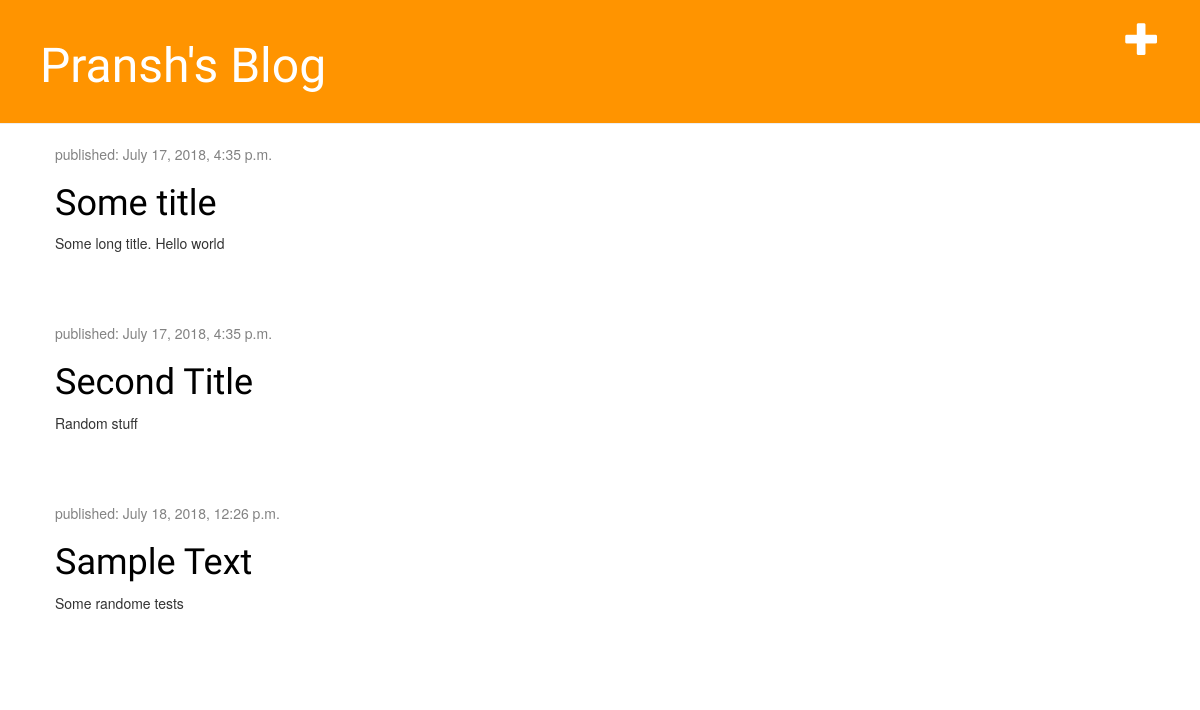
The app's page /, older data.
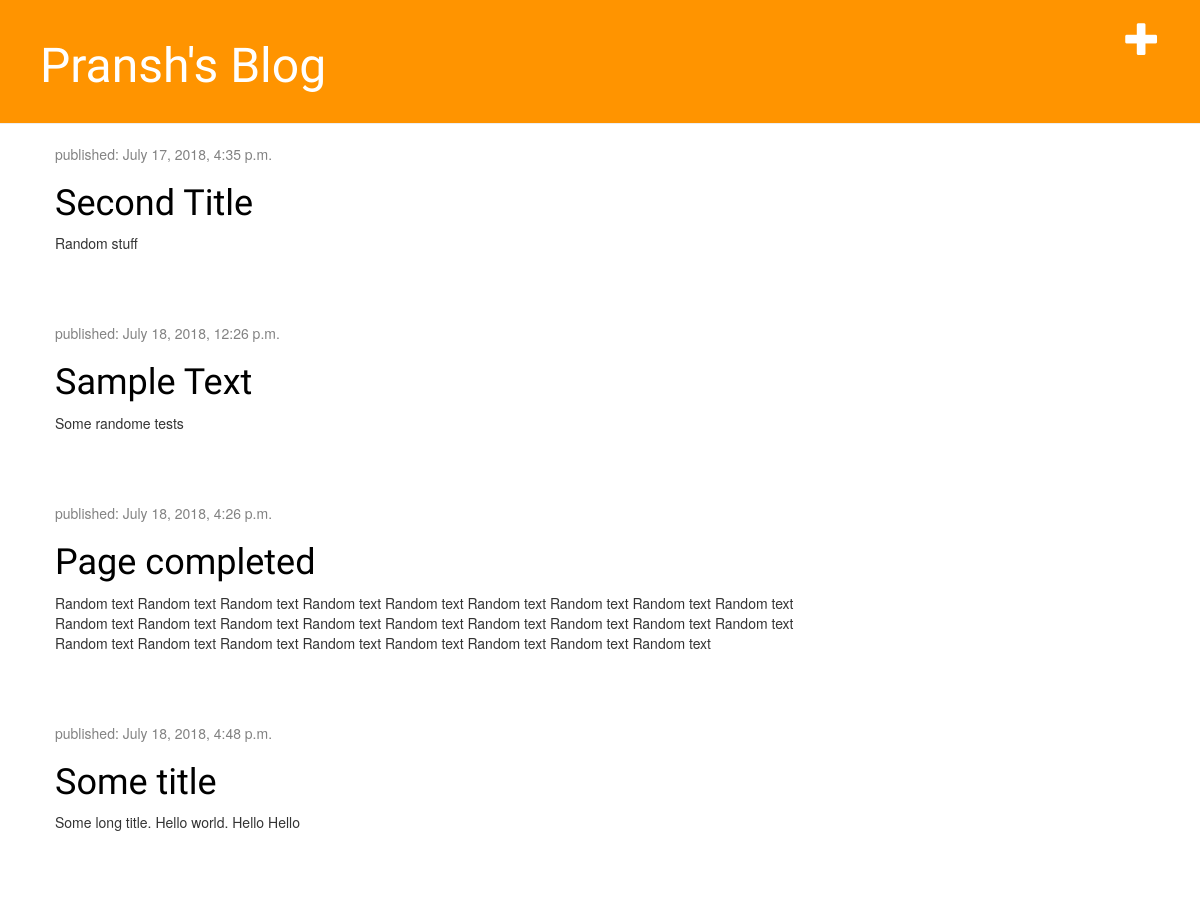
The same page, newer data.
### blog/models.py (models this page shows, shortened)
class Post(models.Model):
    author = models.ForeignKey('auth.User', on_delete=models.CASCADE)
    title = models.CharField(max_length=200)
    text = models.TextField()
    created_date = models.DateTimeField(
            default=timezone.now)
    published_date = models.DateTimeField(
            blank=True, null=True)

### blog/views.py (the view)
# urls.py: path('', views.post_list, name='post_list'),
def post_list(request):
	posts = Post.objects.filter(published_date__lte = timezone.now()).order_by('published_date')
	return render(request, 'blog/post_list.html', {'posts': posts})

### blog/templates/blog/post_list.html (shortened to what this page needs)
{%extends 'blog/base.html' %}
{% block content %}
    {% for post in posts %}
        <div class="post">
            <div class="date">
                <p>published: {{ post.published_date }}</p>
            </div>
            <h1><a href="{% url 'post_detail' pk=post.pk%}">{{ post.title }}</a></h1>
            <p>{{ post.text|linebreaksbr }}</p>
        </div>
    {% endfor %}
{% endblock %}

### blog/templates/blog/base.html (shortened to what this page needs)
{% load static %}
<html>
    <head>
        <link rel="stylesheet" href="//maxcdn.bootstrapcdn.com/bootstrap/3.2.0/css/bootstrap.min.css">
        <link rel="stylesheet" href="//maxcdn.bootstrapcdn.com/bootstrap/3.2.0/css/bootstrap-theme.min.css">
        <link rel="stylesheet" href="{% static 'css/blog.css' %}">
    </head>
    <body>
        <div class="page-header">
            <a href = "{% url 'post_new' %}" class = "top-menu"><span class = "glyphicon glyphicon-plus"></span></a>
            <h1><a href="/">Pransh's Blog</a></h1>
        </div>
        <div class="content container">
            <div class="row">
                <div class="col-md-8">
                {% block content %}
                {% endblock %}
                </div>
            </div>
        </div>
    </body>
</html>

### blog/static/css/blog.css (style rules this page uses)
.page-header { background-color: #ff9400; margin-top: 0; padding: 20px 20px 20px 40px; }
.page-header h1, .page-header h1 a, .page-header h1 a:visited, .page-header h1 a:active { color: #ffffff; font-size: 36pt; text-decoration: none; }
.content { margin-left: 40px; }
h1, h2, h3, h4 { font-family: 'Lobster', cursive; }
.date { color: #828282; }
.top-menu, .top-menu:hover, .top-menu:visited { color: #ffffff; float: right; font-size: 26pt; margin-right: 20px; }
.post { margin-bottom: 70px; }
.post h1 a, .post h1 a:visited { color: #000000; }

Row changes from the older to the newer data that the page shows:
added Post: published_date "July 18, 2018, 4:26 p.m.", title "Page completed", text "Random text Random text Random text Random text Random text Random text Random text Random text Random text Random text Random text Random text Random text Random text Random text Random text Random text Random text Random text Random text Random text Random text Random text Random text Random text Random text"
changed Post "Some title": published_date "July 17, 2018, 4:35 p.m." → "July 18, 2018, 4:48 p.m."; text "Some long title. Hello world" → "Some long title. Hello world. Hello Hello"; moves down the list
